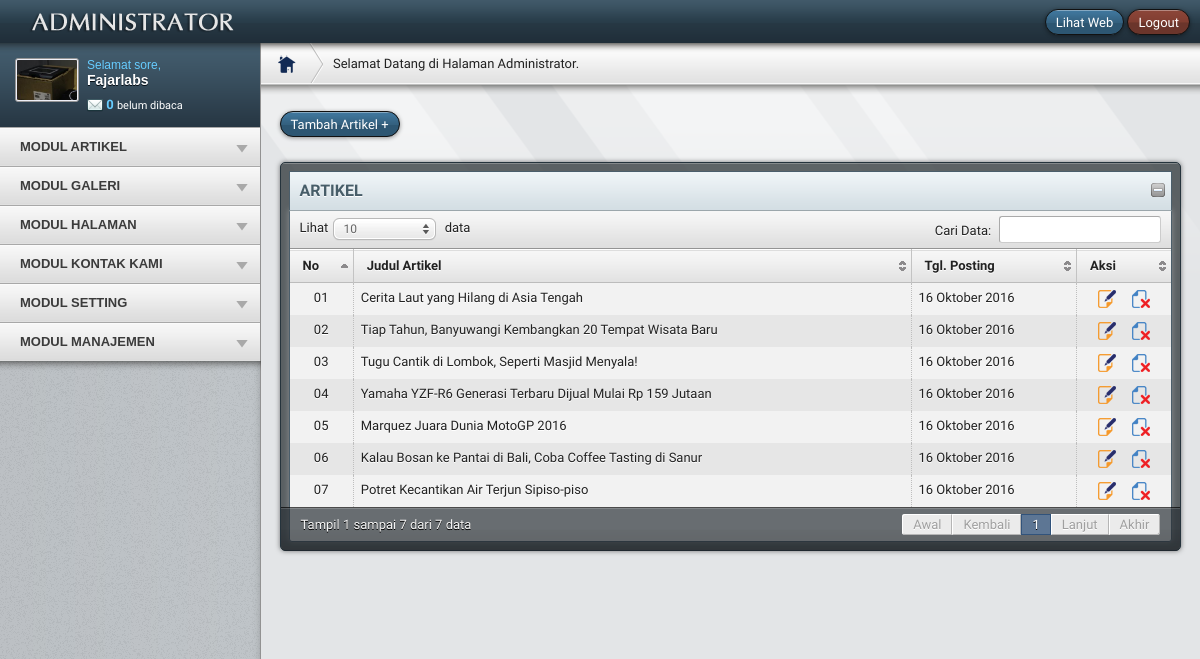
/redaktur/media.php?module=artikel (signed in), run on the app's committed database.
### tables this page shows
CREATE TABLE `users` (
  `username` varchar(50) NOT NULL,
  `password` varchar(50) NOT NULL,
  `nama_lengkap` varchar(100) NOT NULL,
  `email` varchar(100) NOT NULL,
  `no_telp` varchar(20) NOT NULL,
  `foto` varchar(100) NOT NULL,
  `level` varchar(20) NOT NULL DEFAULT 'user',
  `blokir` enum('Y','N') NOT NULL DEFAULT 'N',
  `id_session` varchar(100) NOT NULL
);

CREATE TABLE `berita` (
  `id_berita` int(5) NOT NULL,
  `id_kategori` int(5) NOT NULL,
  `username` varchar(30) NOT NULL,
  `judul` varchar(100) NOT NULL,
  `sub_judul` varchar(100) NOT NULL,
  `youtube` varchar(100) NOT NULL,
  `judul_seo` varchar(100) NOT NULL,
  `headline` enum('Y','N') NOT NULL DEFAULT 'Y',
  `aktif` enum('Y','N') NOT NULL DEFAULT 'N',
  `utama` enum('Y','N') NOT NULL DEFAULT 'Y',
  `isi_berita` text NOT NULL,
  `keterangan_gambar` text NOT NULL,
  `hari` varchar(20) NOT NULL,
  `tanggal` date NOT NULL,
  `jam` time NOT NULL,
  `gambar` varchar(100) NOT NULL,
  `dibaca` int(5) NOT NULL DEFAULT '1',
  `tag` varchar(100) NOT NULL
);

### packages/Database.php (called while the page is built, shortened)
<?php
class Database {
	private $servername = "localhost";
	private $username = "root";
	private $password = "";
	private $database = "fajarlabs";
	public static $instance = null;
	private $db = null;
	public static function getIntance() {
		if(self::$instance == null) {
			self::$instance = new Database();
		}
		return self::$instance;
	}
	public function __construct() {
		try {
		    $this->db = new PDO("mysql:host=$this->servername;dbname=$this->database", $this->username, $this->password);
		    $this->db->setAttribute(PDO::ATTR_ERRMODE, PDO::ERRMODE_EXCEPTION);
		} catch(PDOException $e) {
			echo "Error: " . $e->getMessage();
		}
	}
	public function select($query = null, $arrayBindParam = array()) {
		$sth = $this->db->prepare($query);
		foreach($arrayBindParam as $idx => $obj) {
			$sth->bindParam($obj->key,$obj->val, $obj->type_param);
		}
		$sth->execute();
		$o = new stdClass();
		$o->result = $sth->fetchAll(PDO::FETCH_OBJ);
		$o->num_rows = count($o->result);
		return $o;
	}
	public static function bind($key, $val, $type_param) {
		$o = new stdClass();
		$o->key = $key;
		$o->val = $val;
		$o->type_param = $type_param;
		return $o;
	}
}
?>

### system/load.php (called while the page is built, shortened)
<?php
$DB = Database::getIntance();
function user_akses($mod,$id){
  global $DB;
	$link = "?module=".$mod;
  $arrBindParam = array();
  $arrBindParam[] = Database::bind(":id", $id, PDO::PARAM_INT);
  $arrBindParam[] = Database::bind(":link", $link, PDO::PARAM_STR);
  $oResult = $DB->select("SELECT * FROM modul,users_modul WHERE modul.id_modul=users_modul.id_modul AND users_modul.id_session= :id AND modul.link = :link ", $arrBindParam);
	return $oResult->num_rows;
}
function umenu_akses($link,$id){
  global $DB;
  $arrBindParam = array();
  $arrBindParam[] = Database::bind(":id", $id, PDO::PARAM_INT);
  $arrBindParam[] = Database::bind(":link", $link, PDO::PARAM_STR);
  $oResult = $DB->select("SELECT * FROM modul,users_modul WHERE modul.id_modul=users_modul.id_modul AND users_modul.id_session= :id AND modul.link = :link ", $arrBindParam);
  return $oResult->num_rows;
}
function cekMenu($array = array()){
    $i = 0;
    $i += (Session::get("leveluser") =="admin" ? 1 : 0);
    foreach($array as $key => $val)
      $i += umenu_akses("?module={$val}",Session::get('sessid'));
    return $i;
}
?>

### packages/Session.php (called while the page is built, shortened)
<?php
class Session {
	public static function get($key="") {
		$result = "";
		if(isset($_SESSION[$key])) {
			$result = $_SESSION[$key];
		}
		return $result;
	}
}

### config/class_paging.php (called while the page is built, shortened)
<?php
class Paging{
function cariPosisi($batas){
	if(empty($_GET['halaman'])){
		$posisi=0;
	} else
		$posisi = ($_GET['halaman']-1) * $batas;
	return $posisi;
}
}
?>

### config/fungsi_indotgl.php (called while the page is built, shortened)
<?php
	function tgl_indo($tgl){
			$tanggal = substr($tgl,8,2);
			$bulan = getBulan(substr($tgl,5,2));
			$tahun = substr($tgl,0,4);
			return $tanggal.' '.$bulan.' '.$tahun;
	}
	function getBulan($bln){
				switch ($bln){
					case 10:
						return "Oktober";
						break;
				}
			}
?>

### redaktur/modul/mod_artikel/artikel.php (the view, shortened to what this page needs)
<?php
 if (empty($_SESSION['username']) AND empty($_SESSION['passuser'])){
  echo "
  <link href='css/zalstyle.css' rel='stylesheet' type='text/css'>";
  echo "
  </head>
  <body class='special-page'>
  <div id='container'>
  <section id='error-number'>
  <img src='img/lock.png'>
  <h1>MODUL TIDAK DAPAT DIAKSES</h1>
  <p><span class style=\"font-size:14px; color:#ccc;\">Untuk mengakses modul, Anda harus login dahulu!</p></span><br/>
  </section>
  <section id='error-text'>
  <p><a class='button' href='index.php'>&nbsp;&nbsp; <b>ULANGI LAGI</b> &nbsp;&nbsp;</a></p>
  </section>
  </div>";
  }
  else{
$cek=user_akses($_GET[module],$_SESSION[sessid]);
if($cek==1 OR $_SESSION[leveluser]=='admin'){
$aksi="modul/mod_artikel/aksi_artikel.php";
switch($_GET[act]){
  default:
 echo "
   <div id='main-content'>
   <div class='container_12'>
   <div class=grid_12>
   <br/>
   <a href='?module=artikel&act=tambahartikel' class='button'>
   <span>Tambah Artikel +</span>
   </a></div>
   <div class='grid_12'>
   <div class='block-border'>
   <div class='block-header'>
   <h1>ARTIKEL</h1>
   <span></span>
   </div>
   <div class='block-content'>
   <table id='table-example' class='table'>";
   if (empty($_GET['kata'])){
   echo " <thead><tr>
   <th>No</th>
   <th>Judul Artikel</th>
   <th>Tgl. Posting</th>
   <th>Aksi</th>
   </thead>
   <tbody>";
    $p      = new Paging;
    $batas  = 40;
    $posisi = $p->cariPosisi($batas);
    if ($_SESSION[leveluser]=='admin'){
    $tampil = mysql_query("SELECT * FROM berita ORDER BY id_berita DESC");}
    else{
    $tampil=mysql_query("SELECT * FROM berita
                           WHERE username='$_SESSION[namauser]'
                           ORDER BY id_berita DESC");}
    $no = $posisi+1;
   while($r=mysql_fetch_array($tampil)){
    $tgl_posting=tgl_indo($r[tanggal]);
    $lebar=strlen($no);
    switch($lebar){
      case 1:
        $g="0".$no;
        break;
    }
   echo "<tr class=gradeX>
   <td><center>$g</center></td>
   <td>$r[judul]</td>
   <td>$tgl_posting</td>
   <td width=80>
   <a href=?module=artikel&act=editartikel&id=$r[id_berita] title='Edit' class='with-tip'>
   <center><img src='img/edit.png'></a>
   <a href=javascript:confirmdelete('$aksi?module=artikel&act=hapus&id=$r[id_berita]&namafile=$r[gambar]')
   title='Hapus' class='with-tip'>
   &nbsp;&nbsp;&nbsp;&nbsp;<img src='img/hapus.png'></center></a>
   </td></tr>";
   $no++;
   }
   echo "</table>";
    break;
    }
   }
    } else {
	echo akses_salah();
    }
    }
    ?>
   </div>
   </div>
   </div>
   </div></div>

### redaktur/form_utama.php (shortened to what this page needs)
 <!DOCTYPE html PUBLIC "-//W3C//DTD XHTML 1.0 Transitional//EN" "http://www.w3.org/TR/xhtml1/DTD/xhtml1-transitional.dtd">
 <html xmlns="http://www.w3.org/1999/xhtml">
 <head>
<link rel="stylesheet" href="css/zalstyle.css" />
 </head>
 <body id="top">
 <div id="container">
 <div id="header-surround">
 <header id="header">
 <img src="img/logo.png" alt="Grape" class="logo" />
 <div id="user-info">
 <p>
 <a target='_blank' href=../index.html  class="button blue">Lihat Web</a>
 <a href="aksi_logout.php" class="button red">Logout</a> </p>
 </div>
 </header>
 </div>
 <aside id="sidebar">
 <section id="login-details">
 <?php
 $arrBindParam = array();
 $arrBindParam[] = Database::bind(":username",Session::get("username") , PDO::PARAM_STR);
 $oResult = $DB->select("SELECT * FROM users WHERE username = :username",$arrBindParam);
 $imageFoto = (isset($oResult->result[0]->foto) ? $oResult->result[0]->foto : "");
 echo "<img class='img-left framed' width=60 src='../foto_user/".$imageFoto."' border=\"0\" />";
 ?>
 <div class='selamat'></div>
 <h3>
 <?php $arrBindParam = array();
 $arrBindParam[] = Database::bind(":username",Session::get("username") , PDO::PARAM_STR);
 $oResult = $DB->select("SELECT * FROM users WHERE username = :username",$arrBindParam);
 $namaLengkap = (isset($oResult->result[0]->nama_lengkap) ? $oResult->result[0]->nama_lengkap : "");
 echo "<div class='nama_user'>".$namaLengkap."</div>"; ?>
 </h3>
 <?php
 $arrBindParam = array();
 $arrBindParam[] = Database::bind(":dibaca", "N", PDO::PARAM_STR);
 $oResult = $DB->select("SELECT * FROM hubungi WHERE dibaca = :dibaca", $arrBindParam);
 echo "<span class=messages> <a href='?module=hubungi'>
 <img src='img/icons/packs/fugue/16x16/mail.png' alt='Pesan'>  <span class style=\"color:#66CCFF;\"><b>".$oResult->num_rows."</b></span>
 <span class style=\"font-size:11px; color:#fff;\"> belum dibaca</span></a> </span>";
 ?>
 </section>
 <nav id="nav">
 <ul class="menu collapsible shadow-bottom">
 <li>
 <?php if((cekMenu(array("identitas","menu","halamanstatis")) > 0)) { ?>
 <a href="javascript:void(0);">MODUL ARTIKEL</a>
 <?php } ?>
 </li>
 <li>
 <?php if((cekMenu(array("galeri","kategori_galeri")) > 0)) { ?>
 <a href="javascript:void(0);">MODUL GALERI</a>
 <?php } ?>
 </li>
 <li>
 <?php if((cekMenu(array("halaman_statis")) > 0)) { ?>
 <a href="javascript:void(0);">MODUL HALAMAN</a>
 <?php } ?>
 </li>
 <li>
 <?php if((cekMenu(array("kontak_kami")) > 0)) { ?>
 <a href="javascript:void(0);">MODUL KONTAK KAMI</a>
 <?php } ?>
 </li>
 <li>
 <?php if((cekMenu(array("setting")) > 0)) { ?>
 <a href="javascript:void(0);">MODUL SETTING</a>
 <?php } ?>
 </li>
 <li>
 <?php if((cekMenu(array("user","modul")) > 0)) { ?>
 <a href="javascript:void(0);">
  MODUL MANAJEMEN</a>
 <?php } ?>
 </li>
 </ul>
 </nav>
 </aside>
 <div id="main" role="main">
 <div id="title-bar">
 <ul id="breadcrumbs">
 <li><a href="?module=home" title="Beranda"><span id="bc-home"></span></a></li>
 <li class="no-hover">Selamat Datang di Halaman Administrator. </li>
 </ul>
 </div>
 <div class="shadow-bottom shadow-titlebar"></div>
 <?php include "form_module.php"; ?>
 </div>
 </body></html>

### data on the page
users: foto (picture), nama_lengkap "Fajarlabs"
berita: g "01", judul "Cerita Laut yang Hilang di Asia Tengah", tanggal "16 Oktober 2016"
berita: g "02", judul "Tiap Tahun, Banyuwangi Kembangkan 20 Tempat Wisata Baru", tanggal "16 Oktober 2016"
berita: g "03", judul "Tugu Cantik di Lombok, Seperti Masjid Menyala!", tanggal "16 Oktober 2016"
berita: g "04", judul "Yamaha YZF-R6 Generasi Terbaru Dijual Mulai Rp 159 Jutaan", tanggal "16 Oktober 2016"
berita: g "05", judul "Marquez Juara Dunia MotoGP 2016", tanggal "16 Oktober 2016"
berita: g "06", judul "Kalau Bosan ke Pantai di Bali, Coba Coffee Tasting di Sanur", tanggal "16 Oktober 2016"
berita: g "07", judul "Potret Kecantikan Air Terjun Sipiso-piso", tanggal "16 Oktober 2016"

### other printed values
$oResult->num_rows "0"
